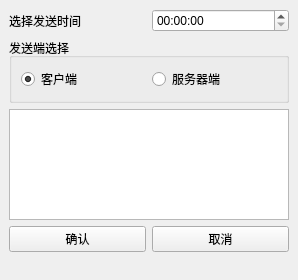
<?xml version="1.0" encoding="UTF-8"?>
<ui version="4.0">
 <class>sendOnTime</class>
 <widget class="QMainWindow" name="sendOnTime">
  <property name="geometry">
   <rect>
    <x>0</x>
    <y>0</y>
    <width>247</width>
    <height>280</height>
   </rect>
  </property>
  <property name="windowTitle">
   <string>MainWindow</string>
  </property>
  <widget class="QWidget" name="centralwidget">
   <layout class="QVBoxLayout" name="verticalLayout">
    <item>
     <layout class="QHBoxLayout" name="horizontalLayout_2">
      <item>
       <widget class="QLabel" name="label">
        <property name="text">
         <string>选择发送时间</string>
        </property>
       </widget>
      </item>
      <item>
       <widget class="QTimeEdit" name="TEsetTimeToSend"/>
      </item>
     </layout>
    </item>
    <item>
     <widget class="QGroupBox" name="GBsendOnTimeSel">
      <property name="sizePolicy">
       <sizepolicy hsizetype="Preferred" vsizetype="Preferred">
        <horstretch>0</horstretch>
        <verstretch>1</verstretch>
       </sizepolicy>
      </property>
      <property name="minimumSize">
       <size>
        <width>0</width>
        <height>0</height>
       </size>
      </property>
      <property name="maximumSize">
       <size>
        <width>16777215</width>
        <height>100</height>
       </size>
      </property>
      <property name="title">
       <string>发送端选择</string>
      </property>
      <layout class="QHBoxLayout" name="horizontalLayout_3">
       <item>
        <widget class="QRadioButton" name="RBsendOnTimeFromClient">
         <property name="text">
          <string>客户端</string>
         </property>
         <property name="checked">
          <bool>true</bool>
         </property>
        </widget>
       </item>
       <item>
        <widget class="QRadioButton" name="RBsendOnTimeFromServer">
         <property name="text">
          <string>服务器端</string>
         </property>
        </widget>
       </item>
      </layout>
     </widget>
    </item>
    <item>
     <widget class="QTextEdit" name="LEsend">
      <property name="minimumSize">
       <size>
        <width>280</width>
        <height>0</height>
       </size>
      </property>
     </widget>
    </item>
    <item>
     <layout class="QHBoxLayout" name="horizontalLayout">
      <item>
       <widget class="QPushButton" name="confirm">
        <property name="text">
         <string>确认</string>
        </property>
       </widget>
      </item>
      <item>
       <widget class="QPushButton" name="cancel">
        <property name="text">
         <string>取消</string>
        </property>
       </widget>
      </item>
     </layout>
    </item>
   </layout>
   <zorder>layoutWidget</zorder>
   <zorder>LEsend</zorder>
   <zorder>DTEsendTime</zorder>
   <zorder>GBsendOnTimeSel</zorder>
   <zorder></zorder>
   <zorder></zorder>
  </widget>
  <widget class="QMenuBar" name="menubar">
   <property name="geometry">
    <rect>
     <x>0</x>
     <y>0</y>
     <width>247</width>
     <height>17</height>
    </rect>
   </property>
  </widget>
  <widget class="QStatusBar" name="statusbar">
   <property name="sizeGripEnabled">
    <bool>false</bool>
   </property>
  </widget>
 </widget>
 <resources/>
 <connections/>
</ui>
